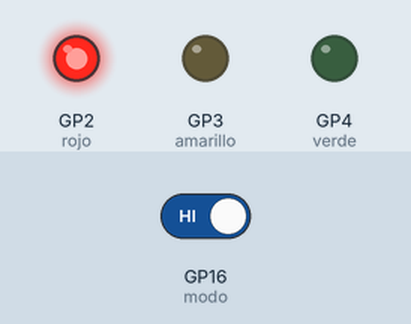
Bench run of a program on a simulated Raspberry Pi Pico running MicroPython. Shown: output pins drawn as LEDs (lit = HIGH). The inputs (shaded band) are chosen by the test bench; at power-on: GP16 (modo) HIGH.

Above: at 1.2 s.
1.3 s: GP16 (modo) driven LOW
At 3.4 s:
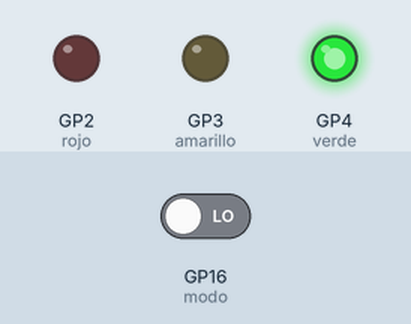
At 8.4 s:
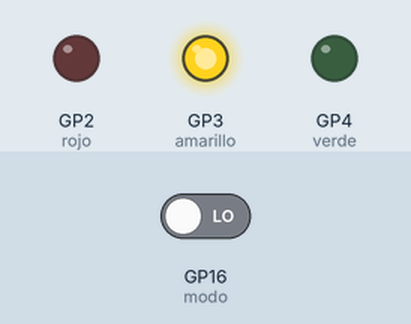
Timing chart, 0 to 10.5 s (numbered marks = the images above; inputs shaded):
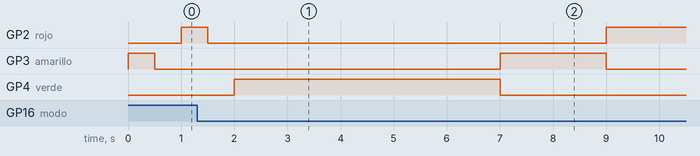

The program:

SemaforoDoble2.py
```python
from machine import Pin
import time

# LEDs
verde = Pin(4, Pin.OUT)
amarillo = Pin(3, Pin.OUT)
rojo = Pin(2, Pin.OUT)

# Entrada desde PIC
modo = Pin(16, Pin.IN)

while True:
    if modo.value() == 0:  # Modo normal
        verde.value(1)
        time.sleep(5)
        verde.value(0)

        amarillo.value(1)
        time.sleep(2)
        amarillo.value(0)

        rojo.value(1)
        time.sleep(8)
        rojo.value(0)
    else:  # Modo nocturno
        amarillo.value(1)
        time.sleep(0.5)
        amarillo.value(0)
        time.sleep(0.5)

        rojo.value(1)
        time.sleep(0.5)
        rojo.value(0)
        time.sleep(0.5)
```

Measured:
- after the input at 1.3 s, GP4 (verde): LOW → HIGH after 0.70 s, → LOW 5.0 s later
